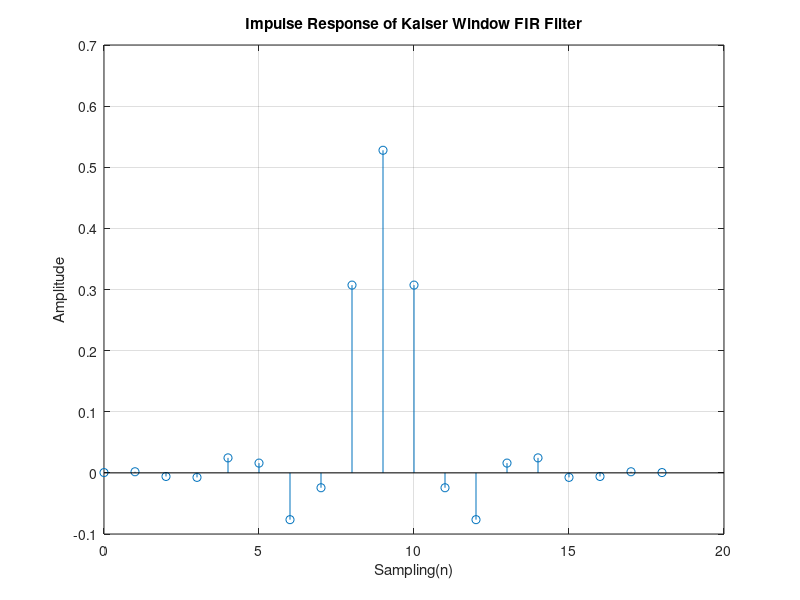
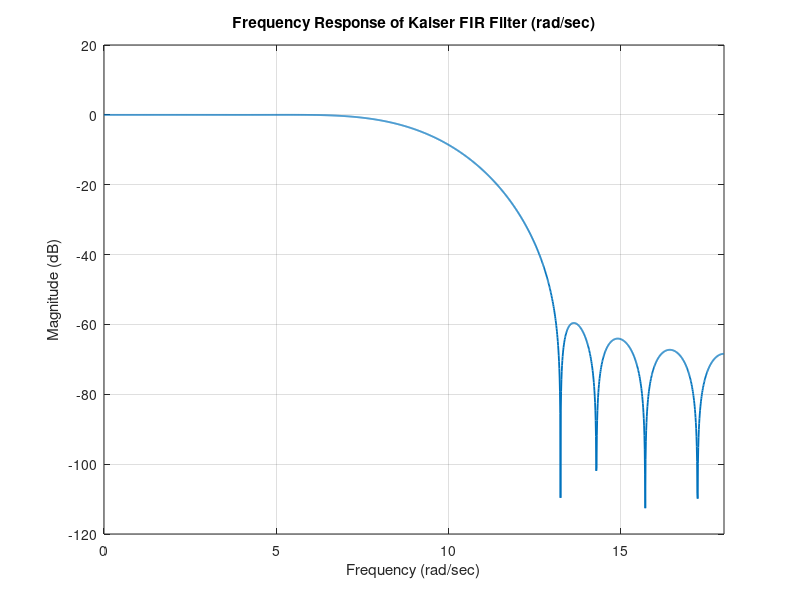

Write the MATLAB code that produced these figures, in order.
clear; clc;
analog_wp = 5;                  
analog_ws = 14;                  % 阻帶邊界頻率改爲14rad/sec
fs = 36 / (2 * pi);             
Ts = 1 / fs;                    

% 數位化頻率（rad/sample）w=analog_w*Ts
wp = analog_wp * Ts;
ws = analog_ws * Ts;
wc = (wp + ws) / 2;             
transition_BW = ws - wp;        

% 計算 Kaiser 所需參數
analog_fp = analog_wp / (2 * pi);    
analog_fs = analog_ws / (2 * pi);    
r_pass = 1 - 10^(-0.2 / 20);         
r_stop = 10^(-60 / 20);              % 阻帶誤差改成 -60dB

% Kaiser 濾波器設計參數
Fedge = [analog_fp analog_fs];       % 邊界頻率 (Hz)
dev = [r_pass r_stop];               % 通帶與阻帶誤差
mags = [1 0];                        % 頻帶響應：通帶=1，阻帶=0

% 使用 kaiserord 計算所需的階數與參數
[M_kaiser, Wn, beta, ftype] = kaiserord(Fedge, mags, dev, fs);
M_kaiser = M_kaiser + 3;

% 理想濾波器脈衝響應乘上 Kaiser window
n = -M_kaiser / 2 : M_kaiser / 2;
hd = (wc / pi) * sinc((wc / pi) * n);      
w_kaiser = kaiser(M_kaiser + 1, beta)';    
LP_Kaiser = hd .* w_kaiser;

% 畫出脈衝響應圖
x = 0 : M_kaiser;
figure;
stem(x, LP_Kaiser);
title('Impulse Response of Kaiser Window FIR Filter');
xlabel('Sampling(n)');
ylabel('Amplitude');
grid on;

% 使用 freqz 畫頻率響應（橫軸轉換為 rad/sec）
[H, w] = freqz(LP_Kaiser, 1, 2048);
omega = w * fs;  % 將 rad/sample → rad/sec

figure;
plot(omega, 20*log10(abs(H)), 'LineWidth', 1.3); grid on;
xlabel('Frequency (rad/sec)');
ylabel('Magnitude (dB)');
title('Frequency Response of Kaiser FIR Filter (rad/sec)');
xlim([0, pi * fs]);  % 限制在 Nyquist 頻率（rad/sec）
